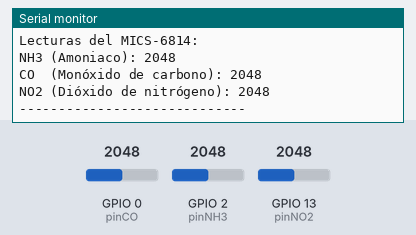
The sketch below on a simulated ESP32. Shown: the last lines printed to the serial monitor. Inputs (shaded band) come from the test bench; at power-on: GPIO 0 (pinCO) = 2048, GPIO 2 (pinNH3) = 2048, GPIO 13 (pinNO2) = 2048 (analog values on the 0–4095 scale).

Above: at 2.8 s.
2.9 s: GPIO 0 (pinCO) set to 2866
At 4.7 s:
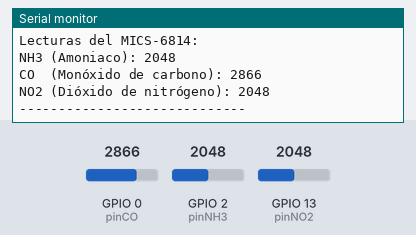
5.6 s: GPIO 2 (pinNH3) set to 2866
8.3 s: GPIO 13 (pinNO2) set to 2866
At 10.8 s:
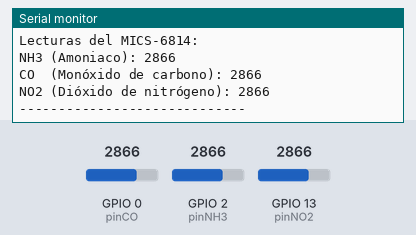
11.0 s: GPIO 0 (pinCO) set to 3603
At 13.1 s:
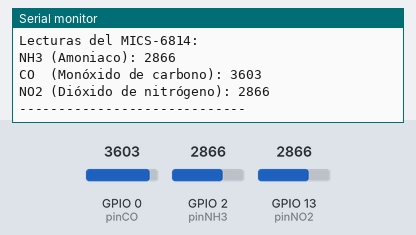
13.7 s: GPIO 2 (pinNH3) set to 3603
16.4 s: GPIO 13 (pinNO2) set to 3603
At 18.5 s:
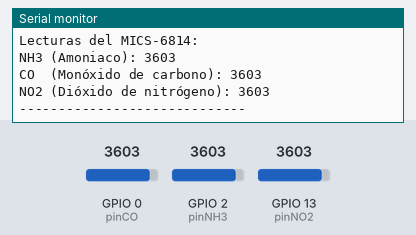
Timing chart, 0 to 20.0 s (numbered marks = the images above; inputs shaded):
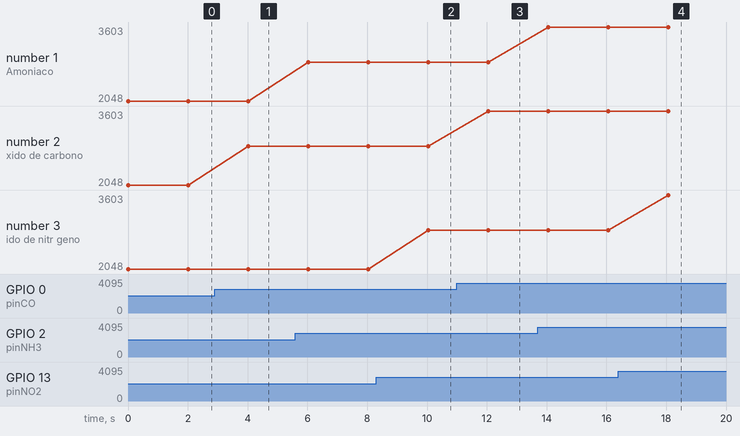

The sketch:

codigo_prueba_MICS-6814.ino
```cpp
// Pines donde conectaste cada salida analógica del sensor
const int pinNH3 = 2;  // Amoniaco
const int pinCO  = 0;  // Monóxido de carbono
const int pinNO2 = 13;  // Dióxido de nitrógeno

void setup() {
  Serial.begin(115200);
  analogReadResolution(12); // Resolución del ADC de ESP32 (0-4095)
}

void loop() {
  int valorNH3 = analogRead(pinNH3);
  int valorCO  = analogRead(pinCO);
  int valorNO2 = analogRead(pinNO2);

  // Mostrar valores en el monitor serie
  Serial.println("Lecturas del MICS-6814:");
  Serial.print("NH3 (Amoniaco): ");
  Serial.println(valorNH3);
  Serial.print("CO  (Monóxido de carbono): ");
  Serial.println(valorCO);
  Serial.print("NO2 (Dióxido de nitrógeno): ");
  Serial.println(valorNO2);
  Serial.println("-----------------------------");

  delay(2000); // Esperar 2 segundos antes de la próxima lectura
}
```

Measured:
- after the input at 2.9 s, the serial monitor: prints a new line after 1.1 s (image 1)
- after the input at 8.3 s, the serial monitor: prints a new line after 1.7 s (image 2)
- after the input at 11.0 s, the serial monitor: prints a new line after 1.0 s (image 3)
- after the input at 16.4 s, the serial monitor: prints a new line after 1.7 s (image 4)
- plotted number 2: 2048 → 2866 after the input at 2.9 s, 2866 → 3603 after the input at 11.0 s
